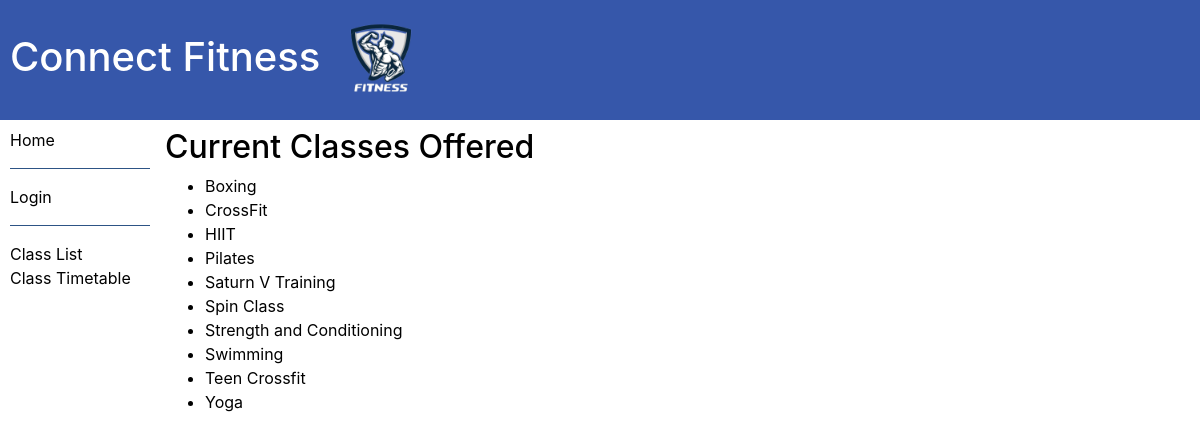
Page /ERP/gym_classes on the earlier database version.
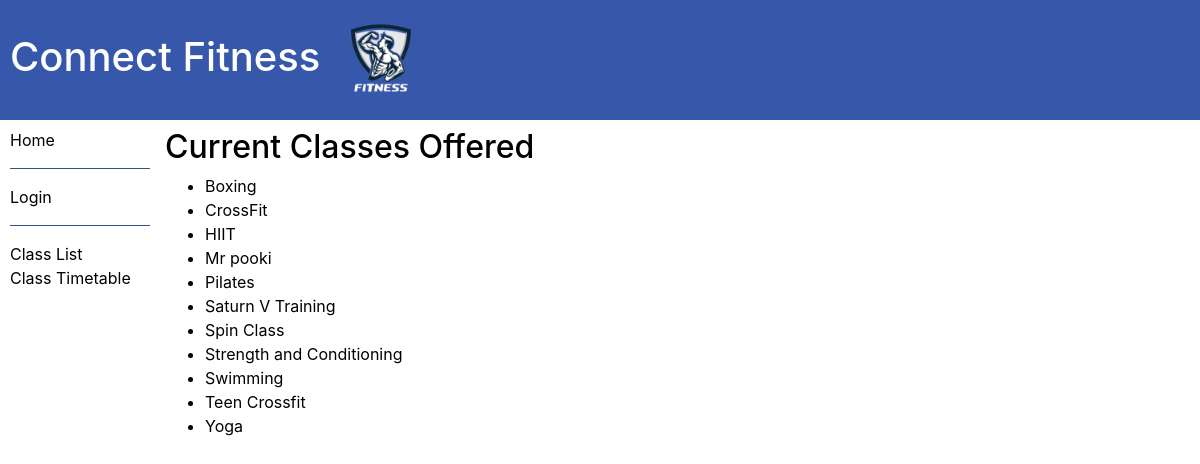
Same page on the later database version.
### ERP/models.py (models this page shows, shortened)
class Gym_class(models.Model):
    title = models.CharField(max_length = 100)
    description = models.TextField(max_length=1000)
    archive = models.BooleanField(null = True, default=False)
    def get_absolute_url(self):
        return reverse("classes", args=[str(self.id)])
    class Meta:
        ordering = ['title']

### ERP/views.py (the view)
# urls.py: path("gym_classes", views.Gym_ClassListView.as_view(), name = "gym_classes"),
class Gym_ClassListView(generic.ListView):
    model = Gym_class
    context_object_name = "gym_class_list"
    template_name = "gym_class_list.html"

### ERP/templates/gym_class_list.html (shortened to what this page needs)
{% extends "base_generic.html" %}
{% block content %}
  <h2>Current Classes Offered</h2>
  {% if gym_class_list %}
  <ul>
    {% for class in gym_class_list %}
      <li>
        <a href="{{ class.get_absolute_url }}">{{ class.title }}</a>
      </li>
    {% endfor %}
  </ul>
  {% else %}
    <p>There are no classes in the system</p>
  {% endif %}
{% endblock %}

### ERP/templates/base_generic.html (shortened to what this page needs)
<!DOCTYPE html>
<html lang="en">
<head>
{% load static %}
  <h1 style="text-align:left; padding: 10px; color: #ffffff"><a class = "ex3" href="{% url 'index' %}"> Connect Fitness <img loading="lazy" src="{% static 'ERP/logo.webp' %}" alt="Image_Missing" height = 100px></a></h1>
  <link rel="stylesheet" href="https://cdn.jsdelivr.net/npm/bootstrap@4.5.3/dist/css/bootstrap.min.css">
  <link rel="stylesheet" href="{% static 'css/styles.css' %}">
</head>
<body style="background-color:#ffffff;">
  <div class="container-fluid">
    <div class="row">
      <div class="col-sm-1.1">
      {% block sidebar %}
        <ul class="sidebar-nav">
          <a class = "ex1" href="{% url 'index' %}">Home</a>
          <br>
          {% if user.is_authenticated %}
          <hr>
          <div style="color:#000000;" class = "ex2">{{ user.get_username }}</div>
          <div><a class = "ex1" href = "{% url 'user_profile_detail' user.pk|add:'-1' %}">Profile</a></div>
          <a class = "ex1"href="{% url 'logout'%}?next={{request.path}}">Logout</a>
          <hr>
          {% else %}
          <hr>
          <a class = "ex1" href="{% url 'login'%}?next={{request.path}}">Login</a>
          <hr>
          {% endif %}
          <a class = "ex1" href="{% url 'gym_classes' %}">Class List</a>
          <br>
          <a class = "ex1" href="{% url 'timetable' %}">Class Timetable</a>
        </ul>
     {% endblock %}
      </div>
      <div class="col-sm-10 ">{% block content %}{% endblock %}</div>
    </div>
  </div>
</body>
</html>

### ERP/templates/base_generic.html (style rules this page uses)
html { background-color: #ffffff; }
body { visibility: visable; opacity: 1; background-color: #000000; }
hr { background-color: #325d94 }
div { color: #000000 }
li { color: #000000 }
h1 { color: #ffffff; background-color: #3657aa; }
a { color: #000000 }
a.ex1:visited, a.ex1:link { padding-right: 0px; padding-left: 0px; padding-top: 0px; padding-bottom: 0px; width :140px; display:inline-block; color: #000000; }
a.ex3 { color: #ffffff }
ul.sidebar-nav { padding-inline-start: 10px; }

Differences in the rows shown:
added Gym_class: title "Mr pooki"
